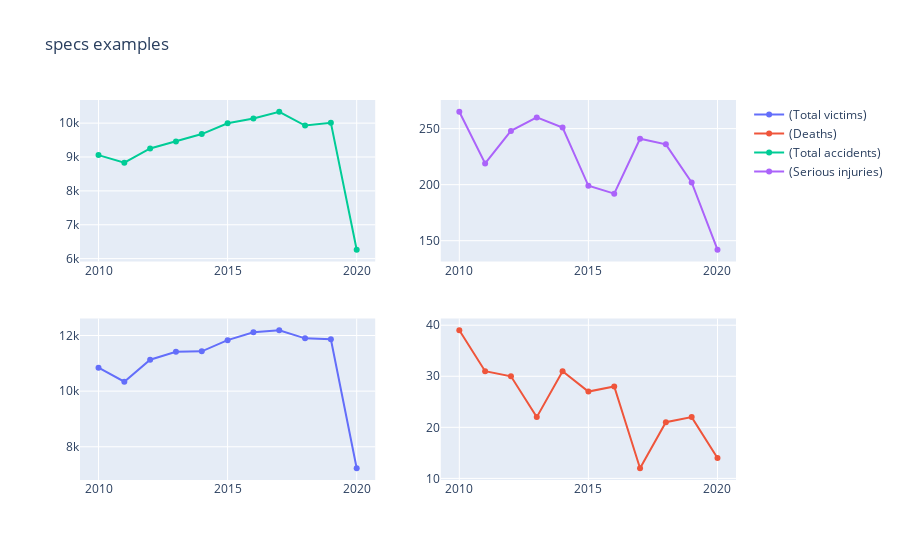

The notebook cell saved with this chart:
### Markdown cell above
================================================================================

*Because of the different scale of the values, it is not possible to plot all the variables in the same chart*

================================================================================

### Code cell
#Make subplots
fig = make_subplots(rows=2, cols=2, start_cell="bottom-left")

fig.add_trace(go.Scatter(x=brief.index, y=brief['total victims'], name="(Total victims)"), row=1, col=1)

fig.add_trace(go.Scatter(x=brief.index, y=brief['deaths'], name="(Deaths)"), row=1, col=2)

fig.add_trace(go.Scatter(x=brief.index, y=brief['total accidents'], name="(Total accidents)"), row=2, col=1)

fig.add_trace(go.Scatter(x=brief.index, y=brief['serious injuries'], name="(Serious injuries)"), row=2, col=2)

fig.update_layout(title_text="specs examples")
fig.show()

### Figure 1 — Plotly figure (JSON) as saved in the notebook; plotly's stock layout.template omitted (floating-point values rounded to 4 significant figures)
{"data": [{"name": "(Total victims)", "type": "scatter", "x": [2010, 2011, 2012, 2013, 2014, 2015, 2016, 2017, 2018, 2019, 2020], "xaxis": "x", "y": [10843, 10340, 11128, 11415, 11431, 11833, 12115, 12186, 11898, 11864, 7230], "yaxis": "y"}, {"name": "(Deaths)", "type": "scatter", "x": [2010, 2011, 2012, 2013, 2014, 2015, 2016, 2017, 2018, 2019, 2020], "xaxis": "x2", "y": [39, 31, 30, 22, 31, 27, 28, 12, 21, 22, 14], "yaxis": "y2"}, {"name": "(Total accidents)", "type": "scatter", "x": [2010, 2011, 2012, 2013, 2014, 2015, 2016, 2017, 2018, 2019, 2020], "xaxis": "x3", "y": [9056, 8831, 9253, 9457, 9677, 9998, 10138, 10334, 9930, 10011, 6264], "yaxis": "y3"}, {"name": "(Serious injuries)", "type": "scatter", "x": [2010, 2011, 2012, 2013, 2014, 2015, 2016, 2017, 2018, 2019, 2020], "xaxis": "x4", "y": [265, 219, 248, 260, 251, 199, 192, 241, 236, 202, 142], "yaxis": "y4"}], "layout": {"title": {"text": "specs examples"}, "xaxis": {"anchor": "y", "domain": [0, 0.45]}, "xaxis2": {"anchor": "y2", "domain": [0.55, 1]}, "xaxis3": {"anchor": "y3", "domain": [0, 0.45]}, "xaxis4": {"anchor": "y4", "domain": [0.55, 1]}, "yaxis": {"anchor": "x", "domain": [0, 0.425]}, "yaxis2": {"anchor": "x2", "domain": [0, 0.425]}, "yaxis3": {"anchor": "x3", "domain": [0.575, 1]}, "yaxis4": {"anchor": "x4", "domain": [0.575, 1]}}}
